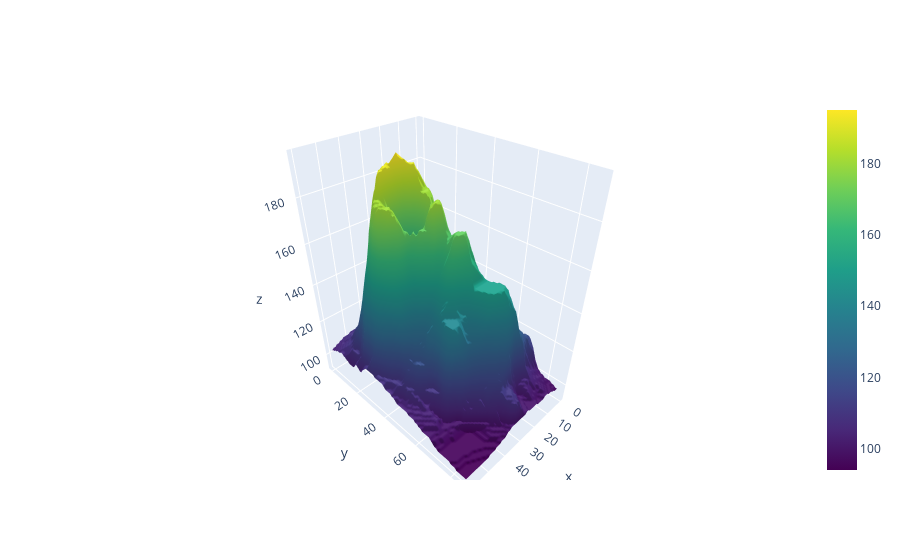

Write notebook code for a chart like this one.
### Code cell
fig = go.Figure()

# Add surface trace
fig.add_trace(go.Surface(z=df.values.tolist(), colorscale="Viridis"))

### Figure 1 — Plotly figure (JSON) as saved in the notebook; plotly's stock layout.template omitted (floating-point values rounded to 4 significant figures; data arrays with more than 128 entries replaced by an {"elided": "..."} marker saying what was removed)
{"data": [{"colorscale": [[0, "#440154"], [0.1111, "#482878"], [0.2222, "#3e4989"], [0.3333, "#31688e"], [0.4444, "#26828e"], [0.5556, "#1f9e89"], [0.6667, "#35b779"], [0.7778, "#6ece58"], [0.8889, "#b5de2b"], [1, "#fde725"]], "type": "surface", "z": {"elided": "87x61 int values"}}], "layout": {}}
